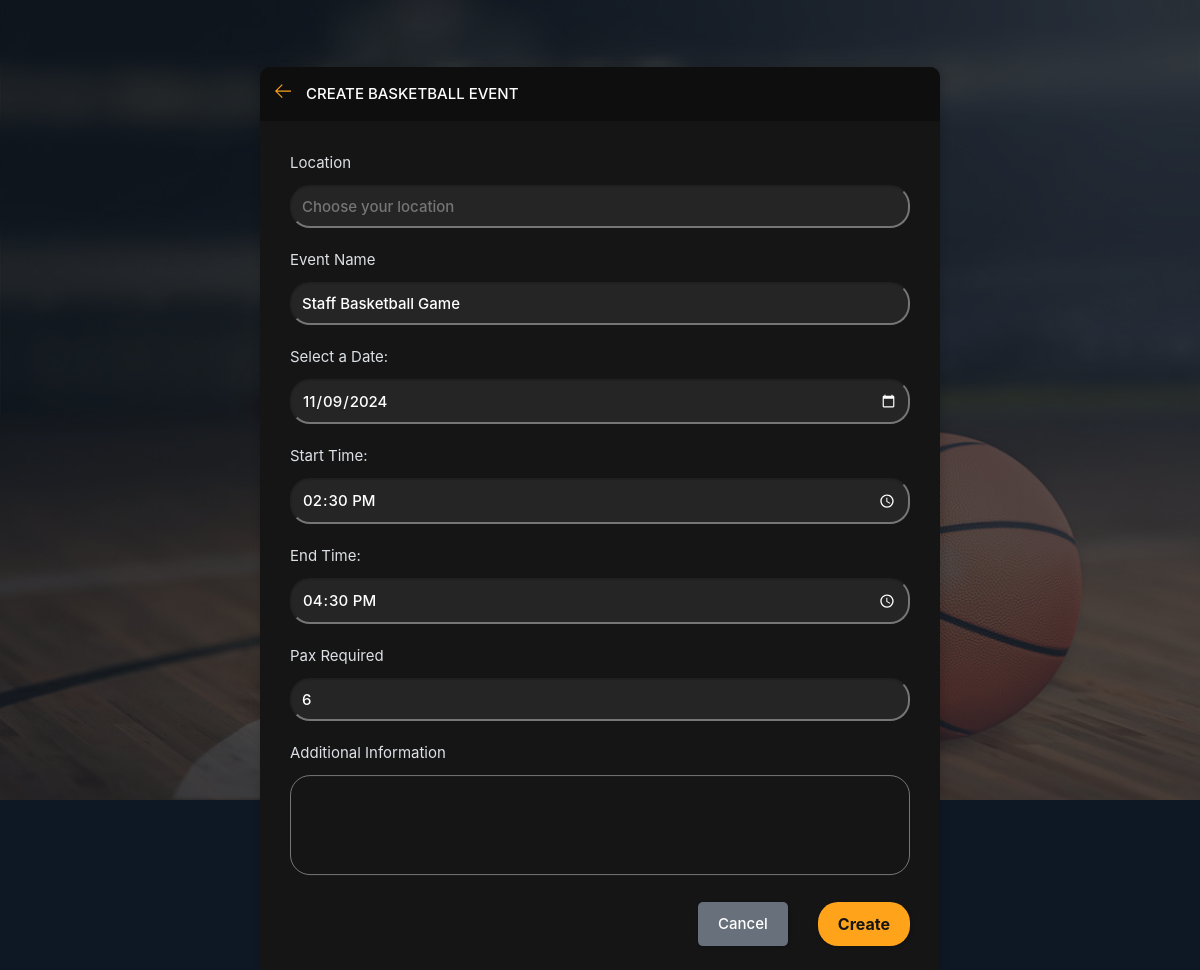
Page /update-room/76/ (signed in) on the committed database.
### base/models.py (models this page shows, shortened)
class Room(models.Model):
    host = models.ForeignKey(User, on_delete=models.SET_NULL, null=True)
    topic = models.ForeignKey('Topic', on_delete=models.SET_NULL, null=True)
    location = models.CharField(max_length=255, default="Unknown location")  # New field for location
    date = models.DateField(null=True, blank=True)  # New field for date
    start_time = models.TimeField(null=True, blank=True)  # New field for start time
    end_time = models.TimeField(null=True, blank=True)  # New field for end time
    pax_required = models.PositiveIntegerField(null=True, blank=True)  # New field for pax required
    name = models.CharField(max_length=200)
    description = models.TextField(null=True, blank=True)
    participants = models.ManyToManyField(User, related_name='participants', blank=True)
    latitude = models.FloatField(null=True, blank=True)
    longitude = models.FloatField(null=True, blank=True)
    updated = models.DateTimeField(auto_now=True)
    created = models.DateTimeField(auto_now_add=True)
    reminder_sent = models.BooleanField(default=False)
    class Meta:
        ordering = ['-updated', '-created']

### base/views.py (the view)
# urls.py: path('update-room/<str:pk>/', views.updateRoom, name="update-room"),
@login_required(login_url='login')
def updateRoom(request, pk):
    room = get_object_or_404(Room, id=pk)
    if request.user != room.host:
        return HttpResponse('Not allowed')
    locations = Room.objects.values_list('location', flat=True)
    if request.method == "POST":
        form = RoomForm(request.POST, instance=room)  # Pass the instance to update
        if form.is_valid():
            topic, created = Topic.objects.get_or_create(name='basketball')
            room = form.save(commit=False)
            host = request.user
            room.topic = topic  # Set the topic to 'basketball'
            room.location = request.POST.get('location')
            room.date = request.POST.get('date')
            room.start_time = request.POST.get('start_time')
            room.end_time = request.POST.get('end_time')
            room.pax_required = request.POST.get('pax_required')
            room.description = request.POST.get('description')
            room.save()  # Save the room instance
            return redirect('room', pk=room.pk)
        else:
            print(form.errors)  # Debugging: print form errors if any
    else:
        form = RoomForm(instance=room)
    context = {
        'form': form,
        'locations': locations,
        'room': room,
        'GOOGLE_API_KEY': settings.GOOGLE_API_KEY,
    }
    return render(request, 'base/room_form.html', context)

### base/forms.py (shortened to what this page needs)
class RoomForm(forms.ModelForm):
    date = forms.DateField(
        widget=forms.DateInput(
            attrs={
                'type': 'date',
                'min': date.today().isoformat()  # Sets today's date as the minimum selectable date
            }
        )
    )
    start_time = forms.TimeField(
        widget=forms.TimeInput(attrs={
            'type': 'time',
        })
    )
    end_time = forms.TimeField(
        widget=forms.TimeInput(attrs={
            'type': 'time',
        })
    )
    pax_required = forms.IntegerField(
        label='Pax Required',
        validators=[MinValueValidator(2)],  # Enforce minimum value of 2
    )
    class Meta:
        model = Room
        fields = ['name', 'location', 'date', 'start_time', 'end_time', 'pax_required', 'description', 'participants']

### base/templates/base/room_form.html (shortened to what this page needs)
{% extends 'main.html' %}
{% block content %}
<main class="create-room layout">
    <div class="container">
        <div class="layout__box">
            <div class="layout__boxHeader">
                <div class="layout__boxTitle">
                    <a href="javascript:void(0);" onclick="window.history.back();">
                        <svg version="1.1" xmlns="http://www.w3.org/2000/svg" width="32" height="32" viewBox="0 0 32 32">
                            <title>arrow-left</title>
                            <path d="M13.723 2.286l-13.723 13.714 13.719 13.714 1.616-1.611-10.96-10.96h27.625v-2.286h-27.625l10.965-10.965-1.616-1.607z"></path>
                        </svg>
                    </a>
                    <h3>Create Basketball Event</h3>
                </div>
            </div>
            <div class="layout__body">
                  <form class="form" action="" method="POST" style="position: relative;">
                    <div class="form__group">
                        <label for="room_location">Location</label>
                        <input required type="text" name="location" id="room_location" placeholder="Choose your location">
                    </div>
                    <div class="form__group">
                        <label for="room_name">Event Name</label>
                        {{ form.name }}
                    </div>
                    <div class="form__group">
                        <label for="date">Select a Date:</label>
                        {{ form.date }}
                    </div>
                    <div class="form__group">
                        <label for="start_time">Start Time:</label>
                        {{ form.start_time }}
                    </div>
                    <div class="form__group">
                        <label for="end_time">End Time:</label>
                        {{ form.end_time }}
                    </div>
                    <div class="form__group">
                        <label for="room_pax_required">Pax Required</label>
                        {{ form.pax_required }}
                    </div>
                    <div class="form__group">
                        <label for="room_description">Additional Information</label>
                        {{ form.description }}
                    </div>
                    <div class="form__action">
                        <a class="btn btn--dark" href="javascript:void(0);" onclick="window.history.back();">Cancel</a>
                        <button class="btn btn--main" type="submit">Create</button>
                    </div>
                </form>
            </div>
        </div>
    </div>
</main>
{% endblock %}

### static/styles/style.css (style rules this page uses)
:root { --color-main: #ffa31a; --color-main-light: #FFF4E0; --color-dark: #151515; --color-dark-medium: #252525; --color-dark-light: #68717b; --color-light: #FFFFFF; --color-gray: #7A8691; --color-light-gray: #DDE1E6; --color-bg: #0F1924; --color-success: #28A745; --color-error: #DC3545; --color-black: #0e0e0e; }
* { font-family: "Poppins", -apple-system, BlinkMacSystemFont, "Segoe UI", Roboto, Oxygen, Ubuntu, Cantarell, "Open Sans", "Helvetica Neue", sans-serif; margin: 0; padding: 0; box-sizing: border-box; text-rendering: optimizeLegibility; font-size: inherit; }
html { font-size: 56.25%; }
@media only screen and (min-width: 1200px) { html { font-size: 62.5%; } }
body { background: url("/static/images/background.jpg") center center/cover no-repeat; background-color: #0F1924; color: var(--color-light); line-height: 1.6; font-weight: 400; font-size: 1.5rem; color: var(--color-light-gray); background-color: var(--color-bg); min-height: 100vh; }
body::before { content: ''; position: fixed; top: 0; left: 0; width: 100%; height: 100%; background-color: rgba(15, 25, 36, 0.7); z-index: -1; }
a { display: inline-block; color: var(--color-main); text-decoration: none; }
.container { display: grid; max-width: 200rem; width: 92%; margin: auto; }
.btn { background-color: transparent; border: none; display: inline-flex; align-items: center; gap: 1rem; cursor: pointer; transition: all ease-in-out 0.3s; padding: 1rem 2rem; border-radius: 5px; box-shadow: 1px 1px 3px 1px rgba(0, 0, 0, 0.15); font-weight: 500; }
.btn--main { background-color: var(--color-main); color: var(--color-dark); border-radius: 20px; font-weight: bold; padding: 10px 20px; font-size: 16px; width: auto; height: auto; }
.btn--dark { background-color: var(--color-dark-light); color: var(--color-light); }
.layout { margin-top: 2.4rem; }
.layout__box { width: 90%; max-width: 48rem; min-height: 40rem; position: absolute; top: 50%; left: 50%; transform: translate(-50%, -46%); background-color: var(--color-dark); border-radius: 1rem; box-shadow: 1px 1px 6px 3px rgba(0, 0, 0, 0.1); overflow: hidden; }
.layout__boxHeader { display: flex; padding: 1.5rem; background-color: var(--color-black); }
.layout__boxTitle { display: flex; gap: 1.5rem; align-items: center; }
.layout__boxTitle h3 { text-transform: uppercase; font-weight: 500; color: var(--color-light); }
.layout__boxTitle svg { width: 1.6rem; height: 1.6rem; fill: var(--color-main); }
.layout__body { margin: 3rem; }
.form__group { margin-bottom: 2rem; width: 100%; }
.form__group label { display: block; font-size: 1.5rem; margin-bottom: 1rem; }
.form__group input, .form__group textarea, .form__group select { background: var(--color-dark-medium); padding: 1rem; border-radius: 20px; width: 100%; color: var(--color-light); font-weight: 500; outline: none; }
.form__group textarea { background: transparent; height: 10rem; resize: none; }
.form__action { display: flex; justify-content: flex-end; gap: 3rem; }
.create-room.layout .layout__box { max-width: 68rem; }

### rows in the picture
Room: name "Staff Basketball Game", date "11/09/2024", start_time "14:30:00", end_time "16:30:00", pax_required "6"
